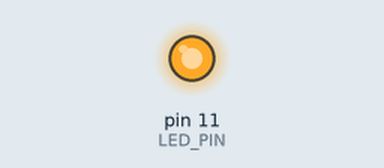
The sketch below on a simulated Arduino Uno, built with avr-gcc and run on an emulated ATmega328P. Parts: output pins drawn as LEDs (lit = HIGH).

Above: at 0.05 s.
At 1.95 s:
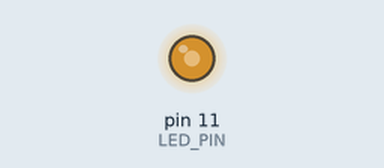
At 3.9 s:
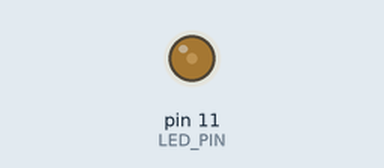
At 5.1 s:
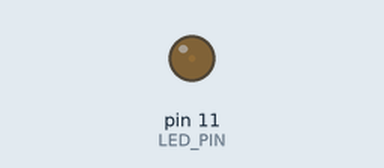
Timing chart, 0 to 6.7 s (numbered marks = the images above):
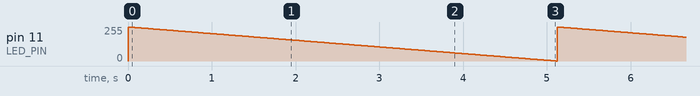

The sketch:

02_led_fade.ino
```cpp
const int LED_PIN = 11;

void setup() {
  pinMode(LED_PIN, OUTPUT);
}

void loop() {
  for (int brightness = 255; brightness >= 0; brightness--) {
    analogWrite(LED_PIN, brightness);
    delay(20);
  }
}
```

Measured:
- by itself, pin 11 (LED_PIN): ramps from 255/255 to 0/255 and jumps back, once every 5.1 s
